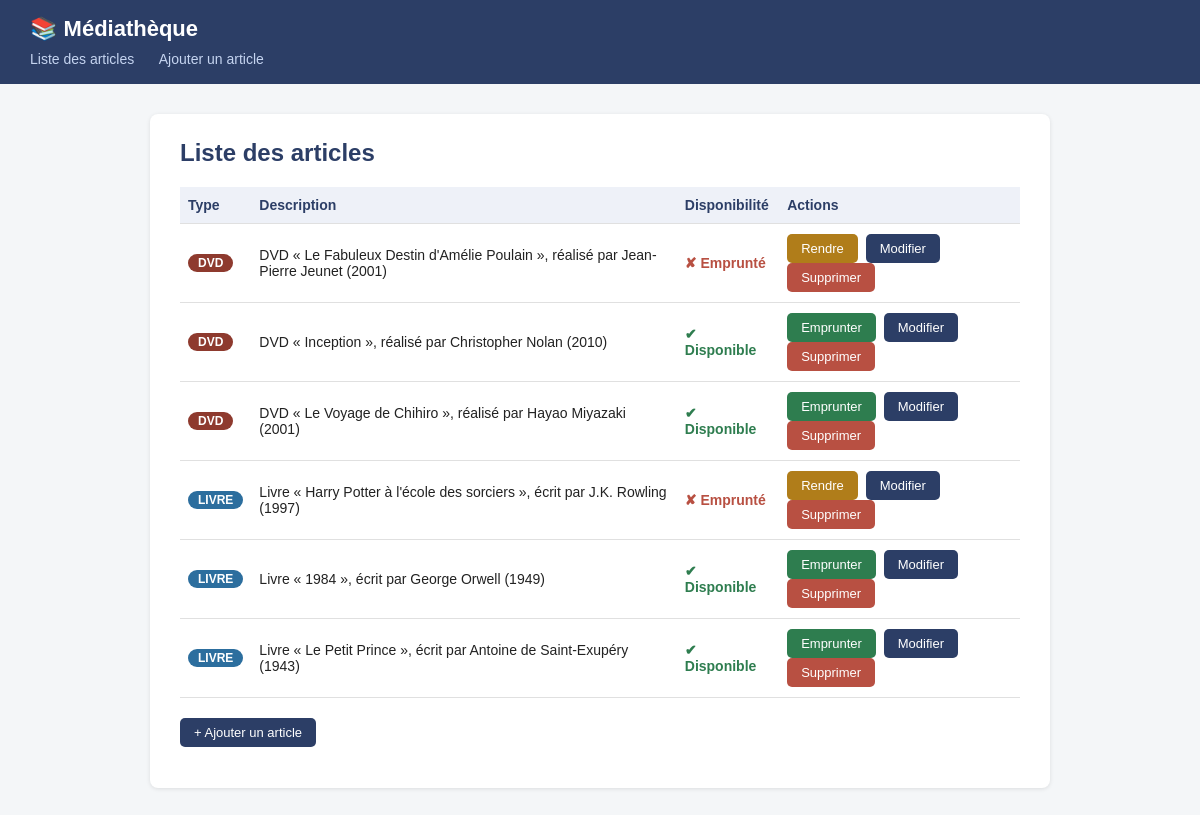
The page / on the database its author committed.
### tables this page shows
CREATE TABLE article (
    id          INT AUTO_INCREMENT PRIMARY KEY,
    type        ENUM('livre', 'dvd') NOT NULL,
    titre       VARCHAR(150)         NOT NULL,
    auteur      VARCHAR(150)         NOT NULL,
    annee       INT                  NOT NULL,
    disponible  TINYINT(1)           NOT NULL DEFAULT 1
);

### classes/DAO.class.php (called while the page is built, shortened)
<?php
abstract class DAO
{
    protected \PDO    $pdo;
    protected string $table;
    public function __construct(\PDO $pdo)
    {
        $this->pdo = $pdo;
    }
    public function findAll(): array
    {
        $stmt = $this->pdo->query(
            "SELECT * FROM {$this->table} ORDER BY id DESC"
        );
        $resultats = [];
        foreach ($stmt->fetchAll() as $row) {
            $resultats[] = $this->hydrate($row);
        }
        return $resultats;
    }
}

### classes/Article.class.php (called while the page is built, shortened)
<?php
abstract class Article
{
    private ?int   $id         = null;
    private string $titre;
    private string $auteur;
    private int    $annee;
    private bool   $disponible;
    public function __construct(
        string $titre,
        string $auteur,
        int    $annee,
        bool   $disponible = true
    ) {
        $this->auteur     = $auteur;
        $this->disponible = $disponible;
    }
    public function getId(): ?int       { return $this->id;         }
    public function getTitre(): string  { return $this->titre;      }
    public function getAuteur(): string { return $this->auteur;     }
    public function getAnnee(): int     { return $this->annee;      }
    public function isDisponible(): bool{ return $this->disponible; }
    public function setId(int $id): void
    {
        $this->id = $id;
    }
    public function setTitre(string $titre): void
    {
        $this->titre = $titre;
    }
    public function setAnnee(int $annee): void
    {
        $max = (int) date('Y');
        $this->annee = $annee;
    }
}
class ArticleDAO extends DAO
{
    protected function hydrate(array $row): object
    {
        if ($row['type'] === 'livre') {
            $article = new Livre(
                $row['titre'],
                $row['auteur'],
                (int)  $row['annee'],
                (bool) $row['disponible']
            );
        } else {
            $article = new Dvd(
                $row['titre'],
                $row['auteur'],
                (int)  $row['annee'],
                (bool) $row['disponible']
            );
        }
        $article->setId((int) $row['id']);
        return $article;
    }
}

### classes/Dvd.class.php (called while the page is built, shortened)
<?php
class Dvd extends Article implements Empruntable
{
    public function description(): string
    {
        return "DVD « " . $this->getTitre() . " »"
             . ", réalisé par " . $this->getAuteur()
             . " (" . $this->getAnnee() . ")";
    }
    public function getType(): string
    {
        return 'dvd';
    }
}

### classes/Livre.class.php (called while the page is built, shortened)
<?php
class Livre extends Article implements Empruntable
{
    public function description(): string
    {
        return "Livre « " . $this->getTitre() . " »"
             . ", écrit par " . $this->getAuteur()
             . " (" . $this->getAnnee() . ")";
    }
    public function getType(): string
    {
        return 'livre';
    }
}

### index.php (the view, shortened to what this page needs)
<?php
require_once __DIR__ . '/classes/config.php';
require_once __DIR__ . '/classes/DAO.class.php';
require_once __DIR__ . '/classes/Article.class.php';
require_once __DIR__ . '/classes/Livre.class.php';
require_once __DIR__ . '/classes/Dvd.class.php';
$pdo      = getConnexion();
$dao      = new ArticleDAO($pdo);
$articles = $dao->findAll();
require_once __DIR__ . '/includes/header.php';
?>
<h2>Liste des articles</h2>
<?php if (empty($articles)): ?>
    <p>Aucun article dans la médiathèque.</p>
<?php else: ?>
<table>
    <thead>
        <tr>
            <th>Type</th>
            <th>Description</th>
            <th>Disponibilité</th>
            <th>Actions</th>
        </tr>
    </thead>
    <tbody>
    <?php foreach ($articles as $article): ?>
        <tr>
            <td>
                <span class="badge badge-<?= $article->getType() ?>">
                    <?= strtoupper($article->getType()) ?>
                </span>
            </td>
            <td><?= htmlspecialchars($article->description()) ?></td>
            <td>
                <?php if ($article->isDisponible()): ?>
                    <span class="dispo-oui">✔ Disponible</span>
                <?php else: ?>
                    <span class="dispo-non">✘ Emprunté</span>
                <?php endif; ?>
            </td>
            <td>
                <?php if ($article->isDisponible()): ?>
                    <a class="btn btn-success"
                       href="emprunter.php?id=<?= $article->getId() ?>&action=emprunter">
                        Emprunter
                    </a>
                <?php else: ?>
                    <a class="btn btn-warning"
                       href="emprunter.php?id=<?= $article->getId() ?>&action=rendre">
                        Rendre
                    </a>
                <?php endif; ?>
                <a class="btn"
                   href="formulaire.php?id=<?= $article->getId() ?>">
                    Modifier
                </a>
                <a class="btn btn-danger"
                   href="supprimer.php?id=<?= $article->getId() ?>"
                   onclick="return confirm('Supprimer définitivement cet article ?');">
                    Supprimer
                </a>
            </td>
        </tr>
    <?php endforeach; ?>
    </tbody>
</table>
<?php endif; ?>
<p style="margin-top:20px;">
    <a class="btn" href="formulaire.php">+ Ajouter un article</a>
</p>
<?php require_once __DIR__ . '/includes/footer.php'; ?>

### includes/header.php (shortened to what this page needs)
<!DOCTYPE html>
<html lang="fr">
<head>
</head>
<body>
    <header>
        <h1>📚 Médiathèque</h1>
        <nav>
            <a href="index.php">Liste des articles</a>
            <a href="formulaire.php">Ajouter un article</a>
        </nav>
    </header>
    <main>

### includes/footer.php
</main>
</body>
</html>

### includes/header.php (style rules this page uses)
* { box-sizing: border-box; }
body { font-family: Arial, sans-serif; background: #f4f6f8; margin: 0; color: #222; }
header { background: #2c3e66; color: white; padding: 16px 30px; }
header h1 { margin: 0; font-size: 22px; }
nav { margin-top: 8px; }
nav a { color: #c5d4f0; text-decoration: none; margin-right: 20px; font-size: 14px; }
main { max-width: 900px; margin: 30px auto; background: white; padding: 25px 30px; border-radius: 8px; box-shadow: 0 1px 4px rgba(0, 0, 0, 0.1); }
h2 { color: #2c3e66; margin-top: 0; }
table { width: 100%; border-collapse: collapse; margin-top: 15px; }
th, td { padding: 10px 8px; border-bottom: 1px solid #e0e0e0; font-size: 14px; text-align: left; }
th { background: #eef1f8; color: #2c3e66; }
.badge { display: inline-block; padding: 2px 10px; border-radius: 12px; font-size: 12px; font-weight: bold; color: white; }
.badge-livre { background: #2c6e9e; }
.badge-dvd { background: #8e3a2e; }
.dispo-oui { color: #2e7d4f; font-weight: bold; }
.dispo-non { color: #b85042; font-weight: bold; }
.btn { display: inline-block; background: #2c3e66; color: white; padding: 7px 14px; border: none; border-radius: 5px; cursor: pointer; font-size: 13px; text-decoration: none; margin-right: 4px; }
.btn-danger { background: #b85042; }
.btn-success { background: #2e7d4f; }
.btn-warning { background: #b07d1a; }

### rows shown on the page
article: Type "DVD", $article->description() "DVD « Le Fabuleux Destin d'Amélie Poulain », réalisé par Jean-Pierre Jeunet (2001)", disponible "✘ Emprunté"
article: Type "DVD", $article->description() "DVD « Inception », réalisé par Christopher Nolan (2010)", disponible "✔ Disponible"
article: Type "DVD", $article->description() "DVD « Le Voyage de Chihiro », réalisé par Hayao Miyazaki (2001)", disponible "✔ Disponible"
article: Type "LIVRE", $article->description() "Livre « Harry Potter à l'école des sorciers », écrit par J.K. Rowling (1997)", disponible "✘ Emprunté"
article: Type "LIVRE", $article->description() "Livre « 1984 », écrit par George Orwell (1949)", disponible "✔ Disponible"
article: Type "LIVRE", $article->description() "Livre « Le Petit Prince », écrit par Antoine de Saint-Exupéry (1943)", disponible "✔ Disponible"
